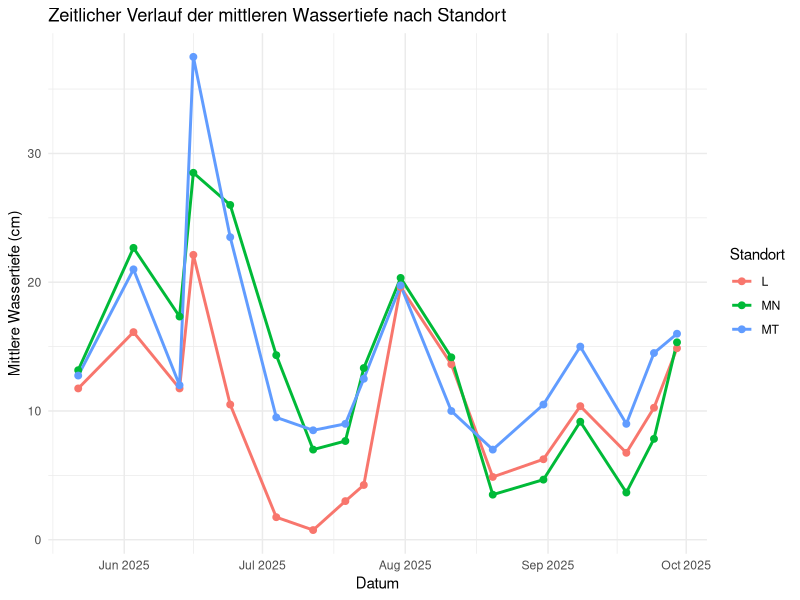
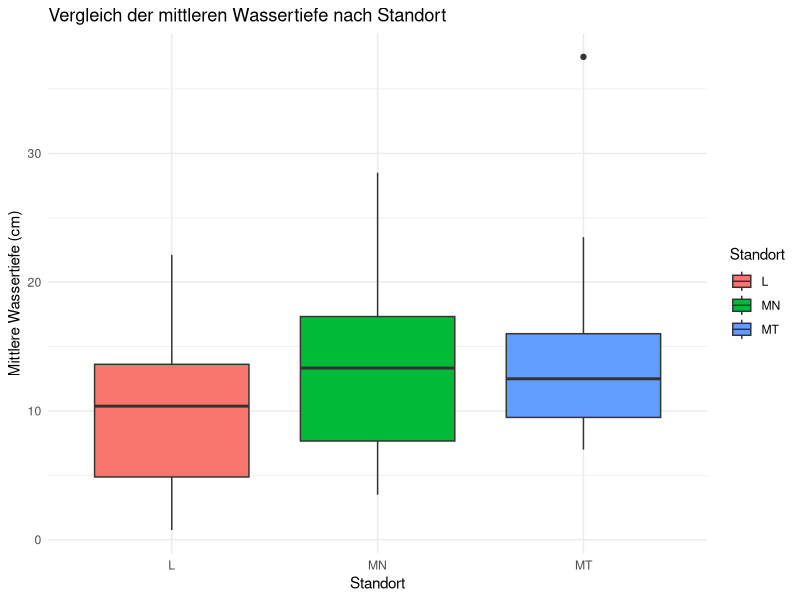
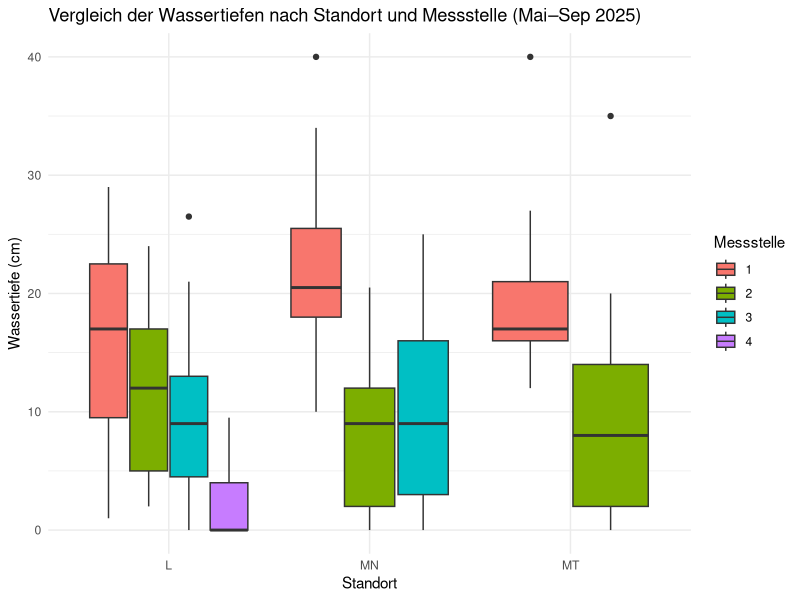
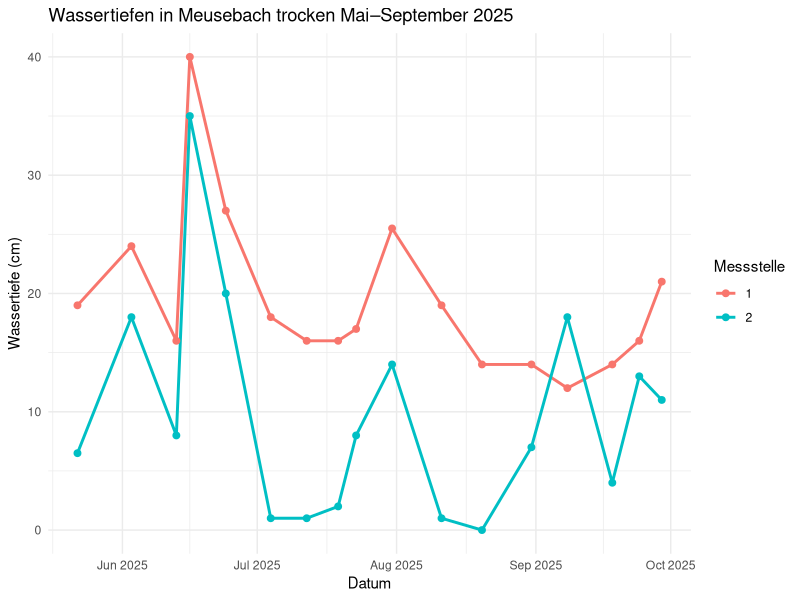
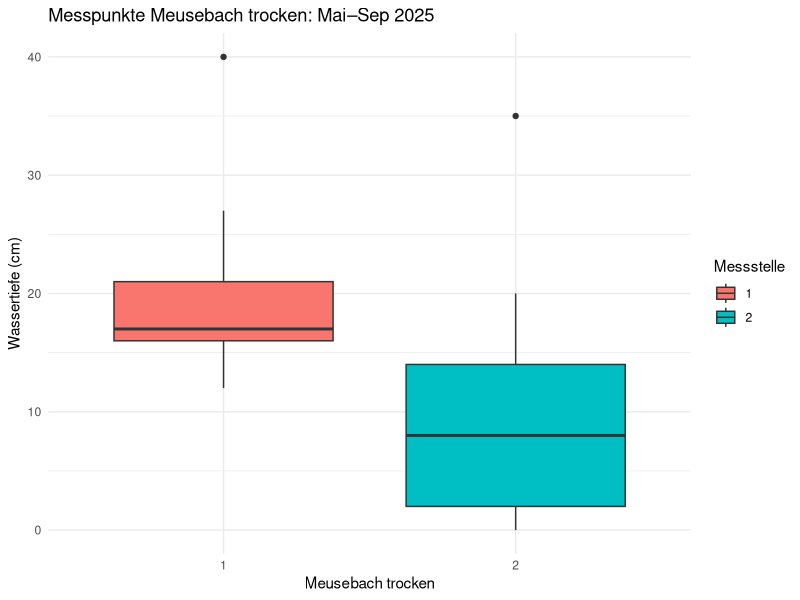
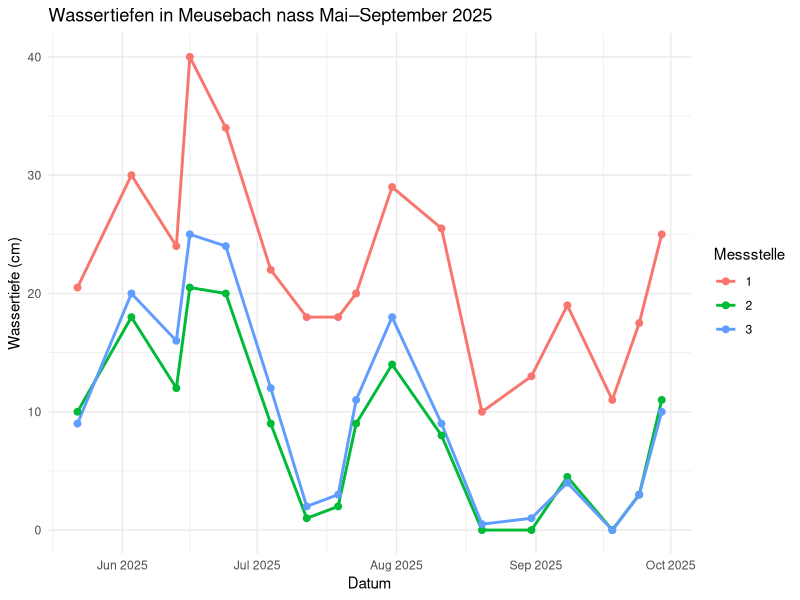
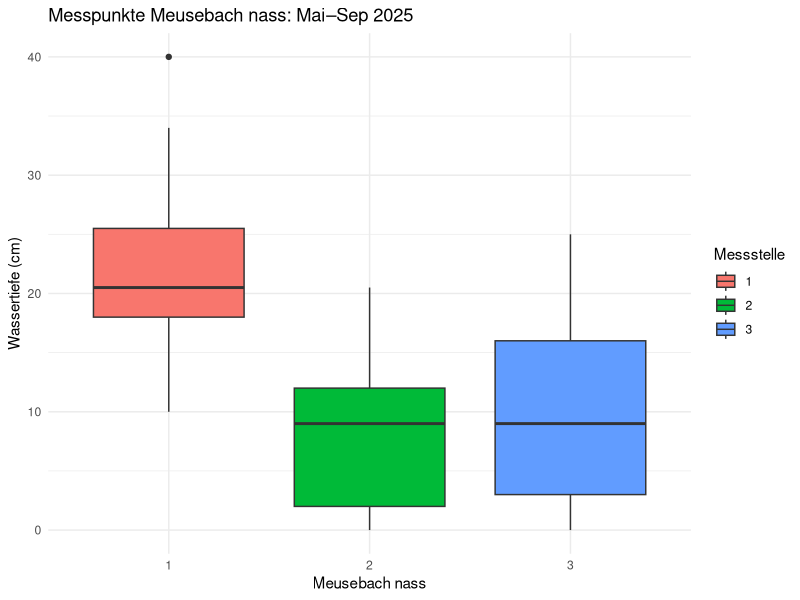
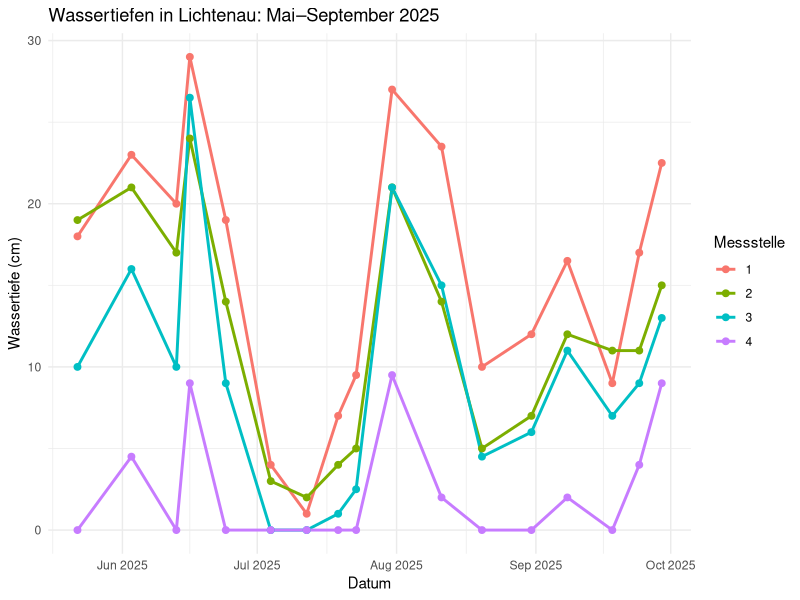

These figures' R source, in order:
## ---- chunk 1
library(readxl)
library(dplyr)
library(ggplot2)
library(lubridate)
## ---- chunk 2
Wassertiefen <- read_excel("Tabelle Wassertiefe.xlsx")
summary(Wassertiefen)
str(Wassertiefen)
class(Wassertiefen$Datum)

# Datum als Date konvertieren
Wassertiefen$Datum <- as.Date(Wassertiefen$Datum)
str(Wassertiefen)
class(Wassertiefen$Datum)
## ---- chunk 3
# Mittelwerte pro Tag/ pro Standort berechnen 
WT_mittel <- Wassertiefen %>%
  group_by(Datum, Standort) %>% 
  summarise(WT_mean = mean(Wassertiefe, na.rm = TRUE)) %>%
  ungroup()

## ---- chunk 4
# Liniendiagramm - Jahresverlauf
ggplot(WT_mittel, aes(x = Datum, y = WT_mean, color = Standort)) +
  geom_line(linewidth = 1) +
  geom_point(size = 2) +
  labs(
    title = "Zeitlicher Verlauf der mittleren Wassertiefe nach Standort",
    x = "Datum",
    y = "Mittlere Wassertiefe (cm)",
    color = "Standort"
  ) +
  theme_minimal() +
  scale_x_date(date_breaks = "1 month", date_labels = "%b %Y")
## ---- chunk 5
# Boxplot - Unterschiede zw. Standorten (Tagesmittelwerte)
ggplot(WT_mittel, aes(x = factor(Standort), y = WT_mean, fill = Standort)) +
  geom_boxplot() +
  labs(
    title = "Vergleich der mittleren Wassertiefe nach Standort",
    x = "Standort",
    y = "Mittlere Wassertiefe (cm)"
  ) +
  theme_minimal()

## ---- chunk 6
# Boxplot pro Standort, Messpunkte farblich unterscheiden
ggplot(Wassertiefen, aes(x = factor(Standort), y = Wassertiefe, fill = factor(Messpunkt))) +
  geom_boxplot(position = position_dodge(0.8)) +
  labs(title = "Vergleich der Wassertiefen nach Standort und Messstelle (Mai–Sep 2025)",
       x = "Standort",
       y = "Wassertiefe (cm)",
       fill = "Messstelle") +
  theme_minimal()

## ---- chunk 7
####Jahresverlauf - Liniendiagramm
plot_lin <- function(df, st, titel=NULL) {
  
  # Daten  nach Standort filtern
  df_sub1 <- df %>% filter(Standort == st)

  # Automatischer Titel
  if (is.null(titel)) {
    titel <- paste("Wassertiefeschwankungen -", st)
  }
  
  ggplot(df_sub1, aes(Datum, Wassertiefe, color = factor(Messpunkt))) +
    geom_line(linewidth = 1) +
    geom_point(size = 2) +
    labs(title = titel,
         x = "Datum", y = "Wassertiefe (cm)", color = "Messstelle") +
    theme_minimal() +
    # Achse automatisch an vorhandene Daten anpassen
    scale_x_date(date_breaks = "1 month", date_labels = "%b %Y")
}



#### Unterschiede zw. den Messstellen - Boxplot 
plot_box <- function(df, st, titel=NULL, x_name=NULL) {
  
  # Daten filtern
  df_sub2 <- df %>% filter(Standort == st)
  
  # Titel setzen, falls NULL
  if (is.null(titel)) {
    titel <- paste("Wassertiefeschwankungen nach Messpunkt -", st)
  }
  
  # x-Achsenname setzen, falls NULL
  if (is.null(x_name)) {
    x_name <- "Messpunkt"  # Standard
  }
  
  ggplot(df_sub2, aes(x = factor(Messpunkt), y = Wassertiefe, fill = factor(Messpunkt))) +
    geom_boxplot() +
    labs(
      title = titel,
      x = x_name,           # hier wird der flexible Name verwendet
      y = "Wassertiefe (cm)",
      fill = "Messstelle"
    ) +
    theme_minimal()
}

## ---- chunk 8
# Liniendiagramm
plot_lin(Wassertiefen, "MT", titel="Wassertiefen in Meusebach trocken Mai–September 2025")
## ---- chunk 9
# Boxplot
plot_box(Wassertiefen, st="MT",
         titel="Messpunkte Meusebach trocken: Mai–Sep 2025",
         x_name="Meusebach trocken")
## ---- chunk 10
# Liniendiagramm
plot_lin(Wassertiefen, "MN", titel="Wassertiefen in Meusebach nass Mai–September 2025")
## ---- chunk 11
# Boxplot
plot_box(Wassertiefen, st="MN",
         titel="Messpunkte Meusebach nass: Mai–Sep 2025",
         x_name="Meusebach nass")
## ---- chunk 12
# Liniendiagramm
plot_lin(Wassertiefen, "L", titel="Wassertiefen in Lichtenau: Mai–September 2025")
## ---- chunk 13
# Boxplot
plot_box(Wassertiefen, st="L",
         titel="Messpunkte Lichtenau: Mai–Sep 2025",
         x_name="Meusebach nass")
## ---- chunk 14
# welcher Standort hat die größten Wasserstandsschwankungen?

# Standardabweichung = wie stark der Wasserstand typischerweise um seinen Mittelwert schwankt
# Spannweite des Wasserstands = extremste Unterschiede zwischen dem höchsten und niedrigsten gemessenen Wasserstand

#Schwankung pro Standort (über Tagesmittelwerte)
WT_var_st <- WT_mittel %>%
  group_by(Standort) %>%
  summarise(
    sd_WT = sd(WT_mean, na.rm = TRUE),
    range_WT = max(WT_mean, na.rm = TRUE) - min(WT_mean, na.rm = TRUE)
  ) %>%
  arrange(desc(sd_WT))

WT_var_st

## ---- chunk 15
# Schwankung pro Messpunkt innerhalb eines Standorts
WT_var_mp <- Wassertiefen %>%
  group_by(Standort, Messpunkt) %>%
  summarise(
    sd_WT = sd(Wassertiefe, na.rm = TRUE),
    range_WT = max(Wassertiefe, na.rm = TRUE) - min(Wassertiefe, na.rm = TRUE)
  ) %>%
  arrange(desc(sd_WT))

WT_var_mp
## ---- chunk 16
# welcher Standort hat die meisten trocken gefallenen Tage, welcher die wenigsten (= Beständigkeit des Gewässers/Wasserspiegel)

## ---- chunk 17
# auch daraus kann man ggf ableiten, welches Gewässer das Wasser besser hält und Faktoren ableiten, warum es bei den anderen nicht so ist -> naturschutzfachliche Maßnahmen ggf ableiten/überdenken 
